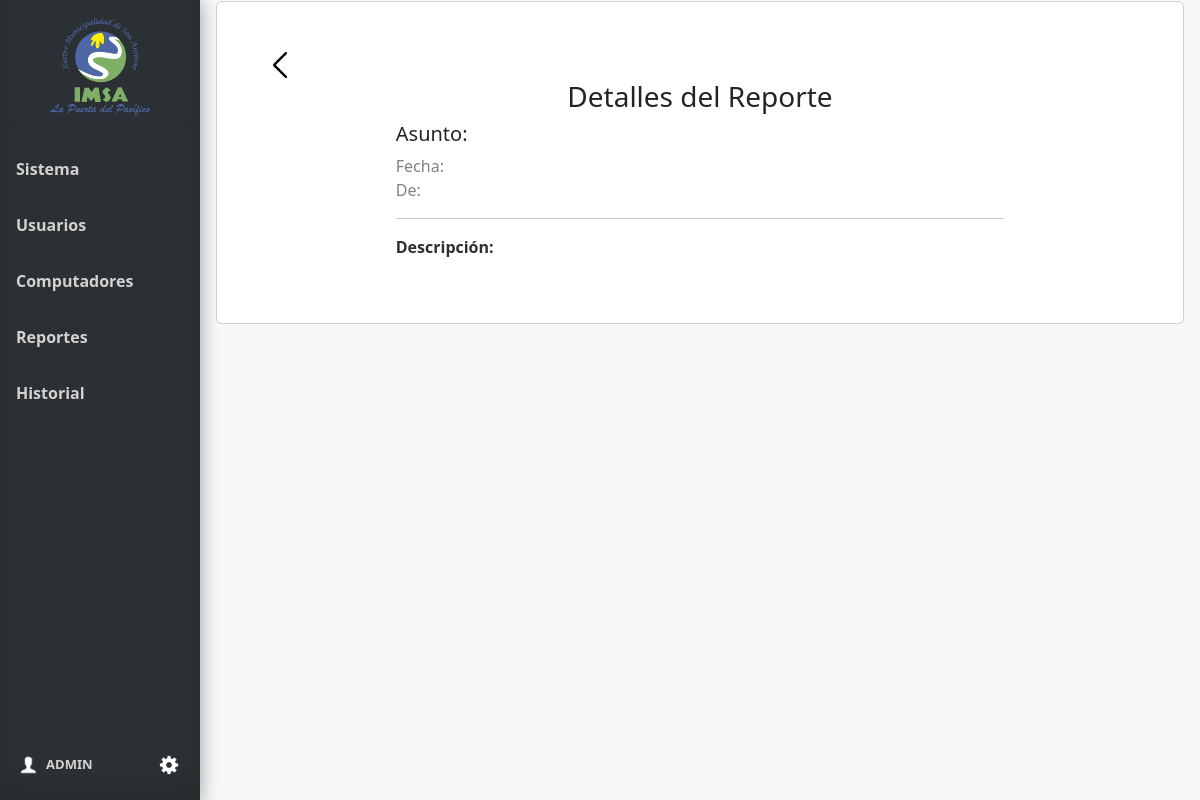
The app's page /ver_reporte/15 (signed in), older data.
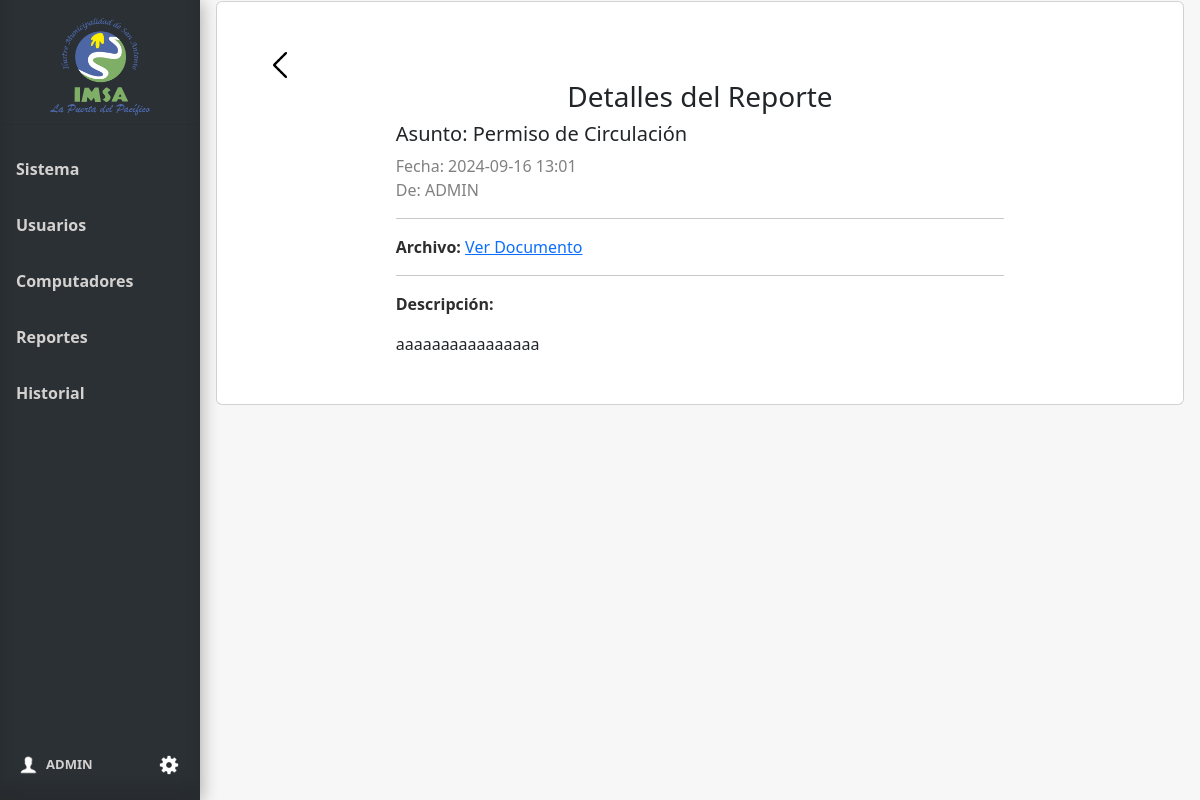
The same page, newer data.
### tables this page shows
CREATE TABLE Reportes (
    id_reporte INTEGER PRIMARY KEY AUTOINCREMENT,
    usuario_id INTEGER,
    asunto VARCHAR(100) NOT NULL,
    descripcion VARCHAR(300) NOT NULL,
    fecha TIMESTAMP DEFAULT CURRENT_TIMESTAMP,
    archivo VARCHAR,
    FOREIGN KEY (usuario_id) REFERENCES Usuario(Id_usuario)
);

### app.py (the view)
@app.route('/ver_reporte/<int:id_reporte>', methods=['GET'])
@login_required
def ver_reporte(id_reporte):
    conn = get_db_connection()
    reporte = conn.execute("SELECT * FROM Reportes WHERE id_reporte = ?", (id_reporte,)).fetchone()
    conn.close()
    return render_template('ver_reporte.html', reporte=reporte,  user=current_user)

### app.py (called while the page is built)
@login_manager.user_loader
def load_user(user_id):
    return Usuario.get_by_id(user_id)

def get_db_connection():
    conn = sqlite3.connect('database.db')
    conn.row_factory = sqlite3.Row
    return conn

### model.py (called while the page is built)
def get_db_connection():
    conn = sqlite3.connect('database.db')
    conn.row_factory = sqlite3.Row
    return conn

    @staticmethod
    def get_by_id(id_usuario):
        conn = get_db_connection()
        user_data = conn.execute('SELECT * FROM Usuario WHERE Id_usuario = ?', (id_usuario,)).fetchone()
        conn.close()
        if user_data:
            return Usuario(user_data['Id_usuario'], user_data['Nombre_user'], user_data['Email'], user_data['psw'])
        return None

### templates/ver_reporte.html
{% extends 'base.html' %}
{% block head %}
<link rel="stylesheet" href="{{ url_for('static', filename='css/style_verReporte.css')}}">
{% endblock %}
{% block content %}
<div class="card text-start mb-3">
    <div class="bodyBack">
        <a id="botonBack" href="{{url_for('reportes')}}" aria-valuetext="a"><img id="imgBack"
                src="{{ url_for('static', filename='img/icon-back.png')}}" alt="icon-back" width="30px"></a>
    </div>
    <div class="report-details" id="ReportDetails">
        <div class="report-details-header">
            <h3>Detalles del Reporte</h3>
        </div>
        <div class="report-details-body">
            <div class="headReporte">
                <h5>Asunto: {{reporte['asunto']}}</h5>
                <p class="fecha">Fecha: {{reporte['fecha']}} <br>De: {{reporte['usuario_id']}}</p>
            </div>
            <hr>
            {% if reporte['archivo'] %}
            <div class="archivoReporte">
                <p><strong>Archivo:</strong> <a href="{{ url_for('uploaded_file', filename=reporte['archivo']) }}"
                        target="_blank">Ver Documento </a></p>
                <hr>
            </div>
            {% endif %}
            <div class="descripcionReporte">
                <p><strong>Descripción:</strong></p>
                <div class="descripcion-text">{{ reporte['descripcion'] }}</div>
            </div>
        </div>
    </div>
</div>
{% endblock %}

Row changes from the older to the newer data that the page shows:
added Reportes: asunto "Permiso de Circulación", fecha "2024-09-16 13:01", usuario_id "ADMIN", descripcion "aaaaaaaaaaaaaaaa"
Text that changed along with them:
text now shown: "Archivo: Ver Documento"
